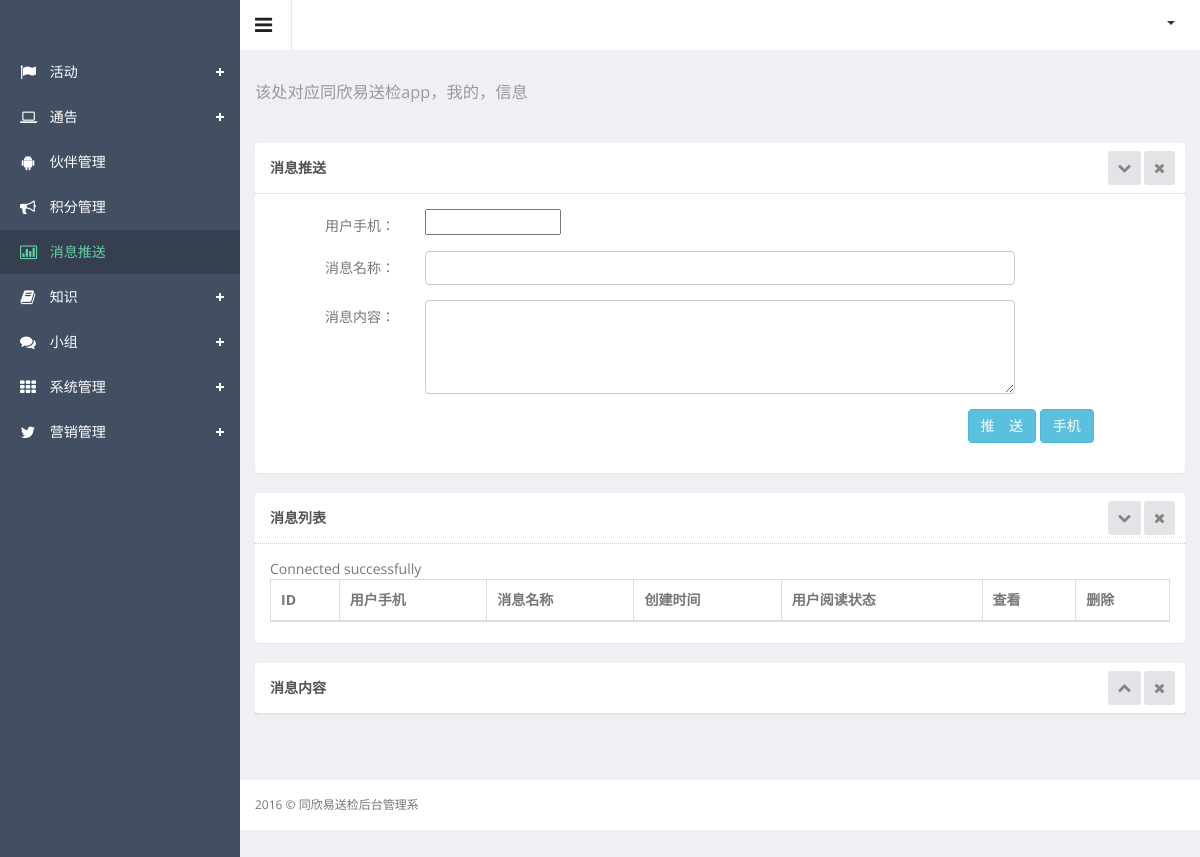
The app's page /admin/plus/xxts.php, older data.
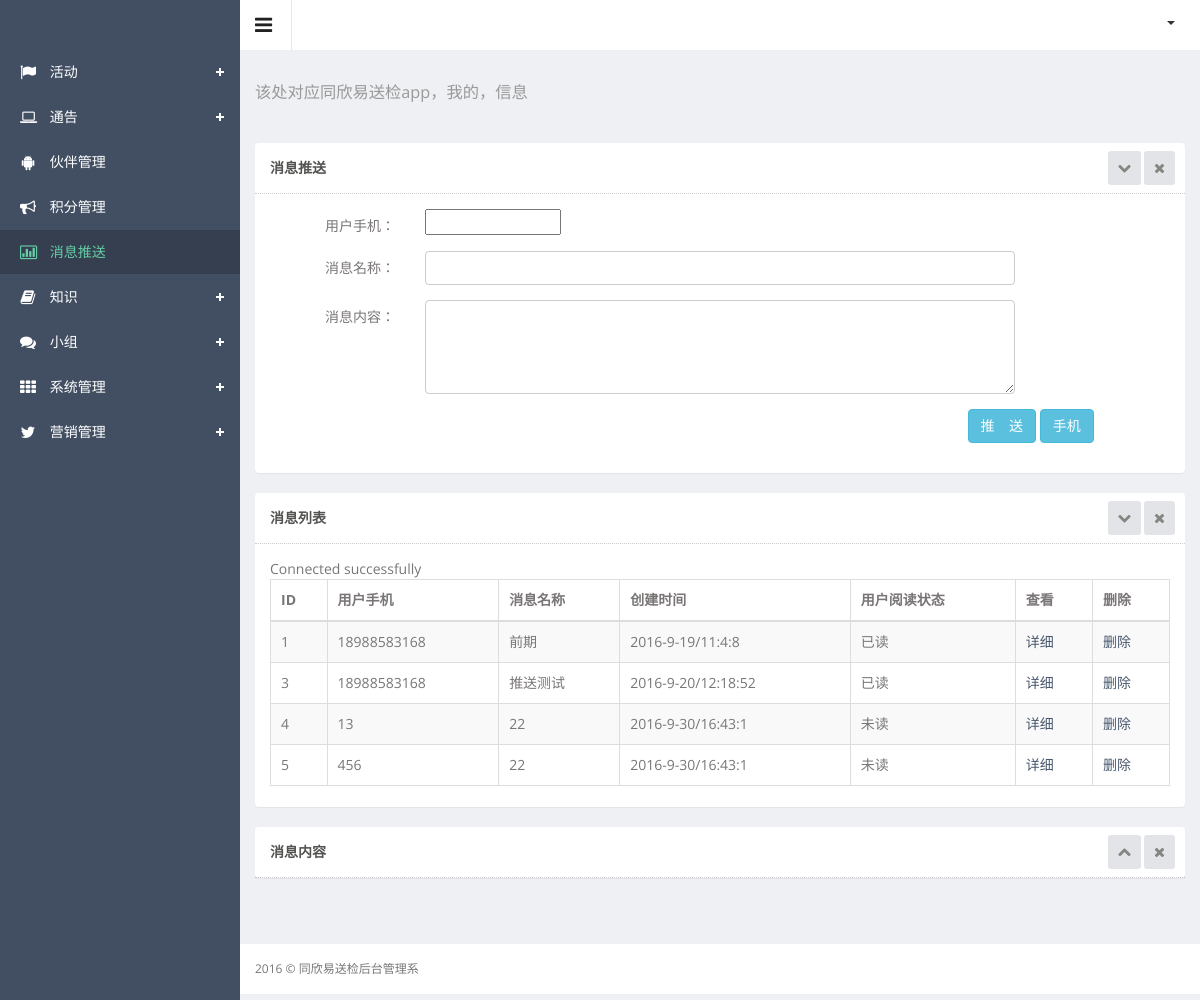
The same page, newer data.
### admin/plus/xxts.php (the view, shortened to what the changed rows need)
<!DOCTYPE html>
<html lang="en">
<head>
  <link href="../css/clndr.css" rel="stylesheet">
    <link rel="stylesheet" type="text/css" href="../js/jquery-tags-input/jquery.tagsinput.css" />
  <link href="../css/style.css" rel="stylesheet">
  <link href="../css/style-responsive.css" rel="stylesheet">
  <link rel="stylesheet" href="../js/data-tables/DT_bootstrap.css" />
  <link rel="stylesheet" type="text/css" href="../js/bootstrap-datetimepicker/css/datetimepicker-custom.css" />
</head>
<body class="sticky-header">
<section>
    <div class="main-content" >
        <div class="wrapper">
            <div class="row">
                <div class="col-md-12">
                    <section class="panel">
                        <div class="panel-body">
                            <div class="adv-table editable-table ">
                        		<table class="table table-striped table-hover table-bordered" id="editable-sample">
                        			<thead>
                        				<tr>
                        					<th>ID</th>
                        					<th>用户手机</th>
                        					<th>消息名称</th>
                        					<th>创建时间</th>
                        					<th>用户阅读状态</th>
                        					<th>查看</th>
                        					<th>删除</th>
                        				</tr>
                        			</thead>
                        			<tbody>
                        				<?php
                        					require("../../conn.php");
                        					$sql = "select * from pc_消息列表  ";
                        					$result = $conn->query($sql);
                        					while($row = $result->fetch_assoc()) {
                        				?>
                        				<tr class="">
                        					<td><?php echo $row["id"];?></td>
                        					<td><?php echo $row["用户手机"];?></td>
                        					<td><?php echo $row["消息名称"];?></td>
                        					<td><?php echo $row["添加时间"];?></td>
                        					<td><?php echo $row["消息状态"];?></td>
                        					<td><a class="xxi" sjc="<?php echo $row["时间戳"];?>">详细</a></td>
                        					<td><a class="schu" sjc="<?php echo $row["时间戳"];?>">删除</a></td>
                        				</tr>
                        				<?php
																	}
																?>
                        			</tbody>
                        		</table>
                        	</div>
                        </div>
                    </section>
                </div>
            </div>
        </div>
    </div>
</section>
</body>
</html>

Row changes from the older to the newer data that the page shows:
added pc_消息列表: id "1", 用户手机 "18988583168", 消息名称 "前期", 添加时间 "2016-9-19/11:4:8", 消息状态 "已读"
added pc_消息列表: id "3", 用户手机 "18988583168", 消息名称 "推送测试", 添加时间 "2016-9-20/12:18:52", 消息状态 "已读"
added pc_消息列表: id "4", 用户手机 "13", 消息名称 "22", 添加时间 "2016-9-30/16:43:1", 消息状态 "未读"
added pc_消息列表: id "5", 用户手机 "456", 消息名称 "22", 添加时间 "2016-9-30/16:43:1", 消息状态 "未读"
